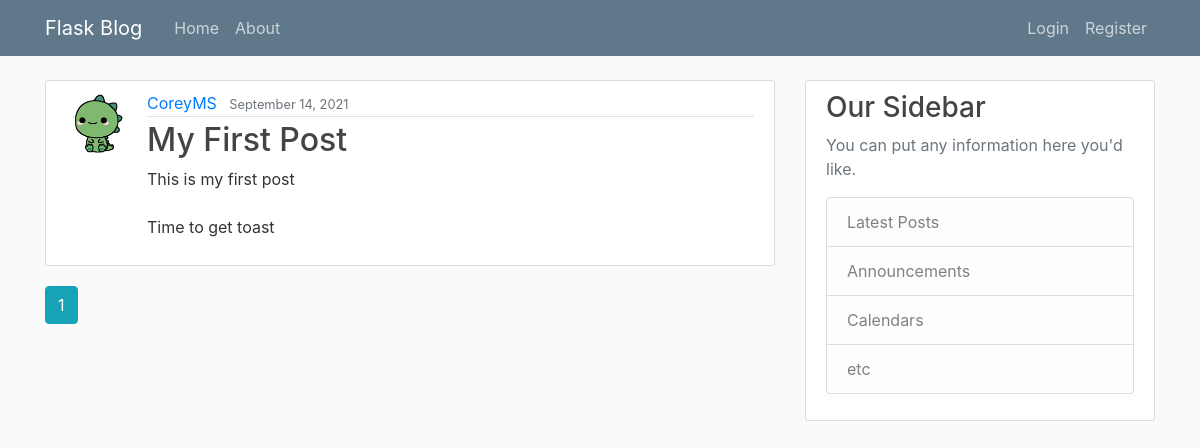
Page /home on the earlier database version.
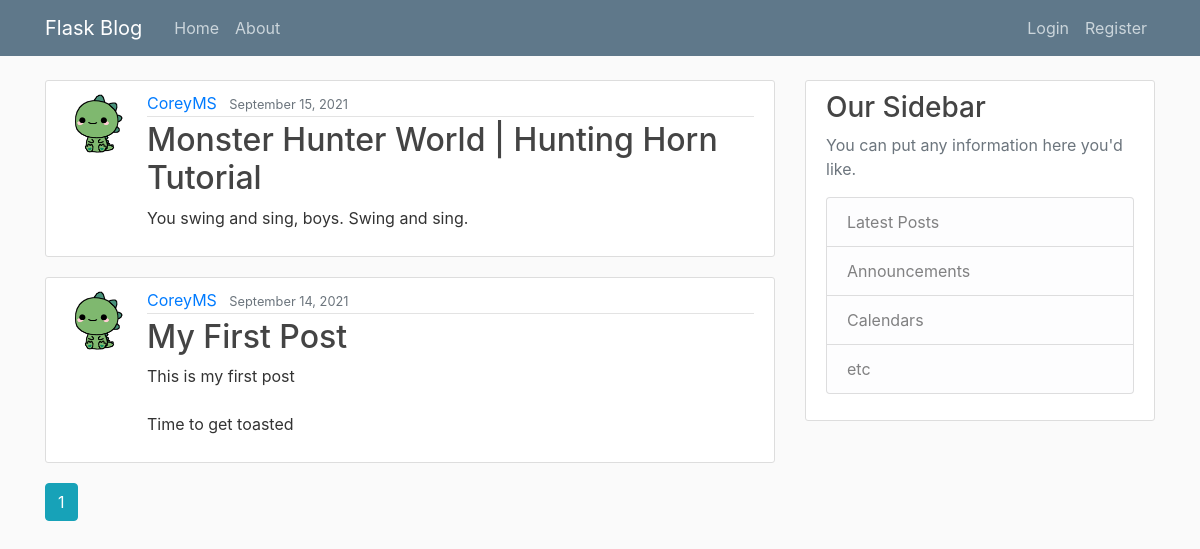
Same page on the later database version.
### flaskblog/models.py (models this page shows, shortened)
class Post(db.Model):
    __tablename__ = 'post'
    id = db.Column(db.Integer, primary_key=True)
    title = db.Column(db.String(120), nullable=False)
    date_posted = db.Column(db.DateTime, nullable=False, default=datetime.utcnow)
    content = db.Column(db.Text, nullable=False)
    user_id = db.Column(db.Integer, db.ForeignKey('user.id'), nullable=False)

class User(db.Model, UserMixin):
    __tablename__ = 'user'
    id = db.Column(db.Integer, primary_key=True)
    username = db.Column(db.String(20), unique=True, nullable=False)
    email = db.Column(db.String(120), unique=True, nullable=False)
    image_file = db.Column(db.String(20), nullable=False, default='default.jpg')
    password = db.Column(db.String(60), nullable=False)
    posts = db.relationship('Post', backref='author', lazy=True)

### flaskblog/routes.py (the view)
@app.route("/")
@app.route("/home")
def home():
    page = request.args.get('page', 1, type=int)
    posts = Post.query.order_by(Post.date_posted.desc()).paginate(page=page, per_page=5)
    return render_template('home.html', posts=posts)

### flaskblog/templates/home.html
{% extends "layout.html" %}
{% block content %}
{% for post in posts.items %}
<article class="media content-section">
    <img class="rounded-circle article-img" src="{{ url_for('static', filename='profile_pics/' + post.author.image_file) }}">
    <div class="media-body">
        <div class="article-metadata">
            <a class="mr-2" href="{{ url_for('user_posts', username=post.author.username) }}">
                {{ post.author.username }}
            </a>
            <small class="text-muted">{{ post.date_posted.strftime('%B %d, %Y') }}</small>
        </div>
        <h2><a class="article-title" href="{{ url_for('post', post_id=post.id) }}">{{ post.title }}</a></h2>
        <p class="article-content">{{ post.content }}</p>
    </div>
</article>
{% endfor %}
    {% for page_num in posts.iter_pages(left_edge=1, right_edge=1, left_current=2, right_current=3) %}
        {% if page_num %}
            {% if posts.page == page_num %}
                <a class="btn btn-info mb-4" href="{{ url_for('home', page=page_num) }}">{{ page_num }}</a>
            {% else %}
                <a class="btn btn-outline-info mb-4" href="{{ url_for('home', page=page_num) }}">{{ page_num }}</a>
            {% endif %}
        {% else %}
            ...
        {% endif %}
    {% endfor %}
{% endblock content %}

### flaskblog/templates/layout.html (shortened to what this page needs)
<!DOCTYPE html>
<html lang="en">
<head>
    <link rel="stylesheet" href="https://maxcdn.bootstrapcdn.com/bootstrap/4.0.0/css/bootstrap.min.css"
>
    <link rel="stylesheet" type="text/css" href="{{ url_for('static', filename='main.css') }}">
</head>
<body>
<header class="site-header">
    <nav class="navbar navbar-expand-md navbar-dark bg-steel fixed-top">
        <div class="container">
            <a class="navbar-brand mr-4" href="/">Flask Blog</a>
            <div class="collapse navbar-collapse" id="navbarToggle">
                <div class="navbar-nav mr-auto">
                    <a class="nav-item nav-link" href="{{ url_for('home') }}">Home</a>
                    <a class="nav-item nav-link" href="{{ url_for('about') }}">About</a>
                </div>
                <div class="navbar-nav">
                    {% if current_user.is_authenticated %}
                        <a class="nav-item nav-link" href="{{ url_for('new_post') }}">New Post</a>
                        <a class="nav-item nav-link" href="{{ url_for('account') }}">Account</a>
                        <a class="nav-item nav-link" href="{{ url_for('logout') }}">Logout</a>
                    {% else %}
                        <a class="nav-item nav-link" href="{{ url_for('login') }}">Login</a>
                        <a class="nav-item nav-link" href="{{ url_for('register') }}">Register</a>
                    {% endif %}
                </div>
            </div>
        </div>
    </nav>
</header>
<main role="main" class="container">
    <div class="row">
        <div class="col-md-8">
            {% block content %}{% endblock %}
        </div>
        <div class="col-md-4">
            <div class="content-section">
                <h3>Our Sidebar</h3>
                <p class='text-muted'>You can put any information here you'd like.
                <ul class="list-group">
                    <li class="list-group-item list-group-item-light">Latest Posts</li>
                    <li class="list-group-item list-group-item-light">Announcements</li>
                    <li class="list-group-item list-group-item-light">Calendars</li>
                    <li class="list-group-item list-group-item-light">etc</li>
                </ul>
                </p>
            </div>
        </div>
    </div>
</main>
</body>
</html>

### flaskblog/static/main.css (style rules this page uses)
body { background: #fafafa; color: #333333; margin-top: 5rem; }
h1, h2, h3, h4, h5, h6 { color: #444444; }
.bg-steel { background-color: #5f788a; }
.site-header .navbar-nav .nav-link { color: #cbd5db; }
.content-section { background: #ffffff; padding: 10px 20px; border: 1px solid #dddddd; border-radius: 3px; margin-bottom: 20px; }
.article-title { color: #444444; }
.article-content { white-space: pre-line; }
.article-img { height: 65px; width: 65px; margin-right: 16px; }
.article-metadata { padding-bottom: 1px; margin-bottom: 4px; border-bottom: 1px solid #e3e3e3 }

Differences in the rows shown:
added Post: image_file (picture), author.username "CoreyMS", date_posted "September 15, 2021", title "Monster Hunter World | Hunting Horn Tutorial", content "You swing and sing, boys. Swing and sing."
changed Post "My First Post": content "This is my first post Time to get toast" → "This is my first post Time to get toasted"
